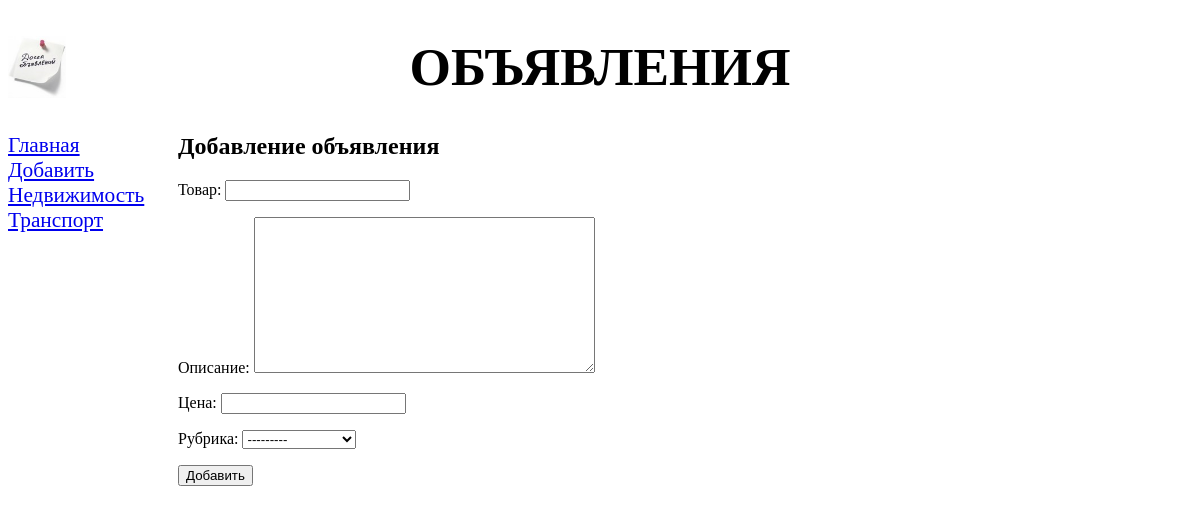
Before: /bboard/add/ with the older database file.
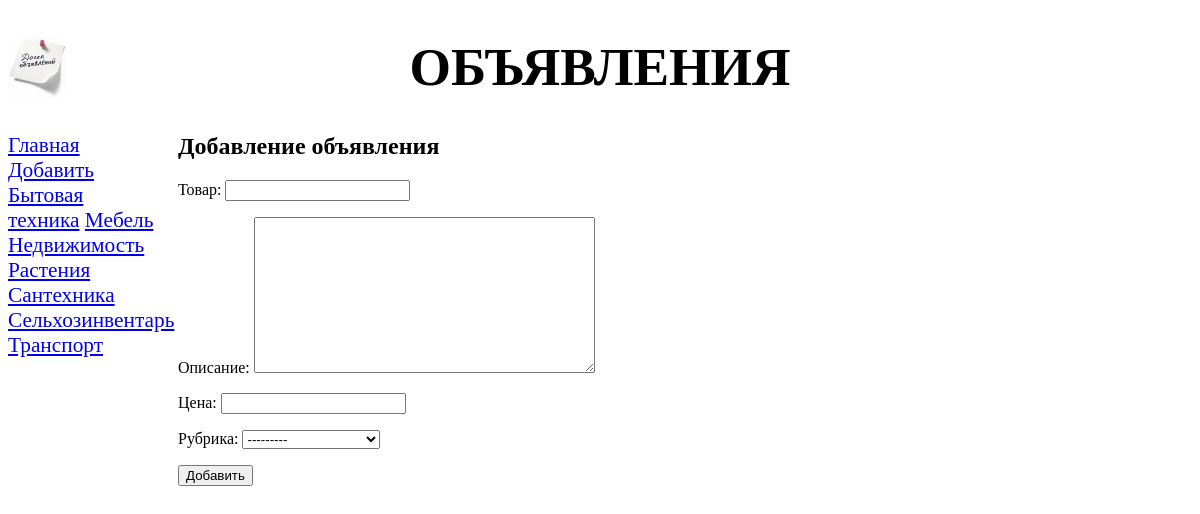
After: the same page with the newer database file.
### bboard/models.py (models this page shows)
class Rubric(models.Model):
    name = models.CharField(max_length=20, db_index=True,
                            verbose_name='Название')
    def __str__(self):
        return self.name
    def get_absolute_url(self):
        return "/bboard/%s" % self.pk
    class Meta:
        verbose_name_plural = 'Рубрики'
        verbose_name = 'Рубрика'
        ordering = ['name']

### bboard/views.py (the view)
# urls.py: path('add/', BbCreateView.as_view(), name='add'),
class BbCreateView(CreateView):
    template_name = 'bboard/create.html'
    form_class = BbForm
    success_url = reverse_lazy('index')
    def get_context_data(self, **kwargs):
        context = super().get_context_data(**kwargs)
        context['rubrics'] = Rubric.objects.all()
        return context

### bboard/forms.py
class BbForm(ModelForm):
	class Meta:
		model = Bb
		fields = ('title', 'content', 'price', 'rubric')

### bboard/templates/bboard/create.html (shortened to what this page needs)
{% extends "layout/basic.html" %}
        {% block content %}
        <h2>Добавление объявления</h2>
        <form method="post">
                {{ form.as_p }}
            <input type="submit" value="Добавить">
        </form>
        {% endblock %}

### bboard/templates/layout/basic.html (shortened to what this page needs)
{% load static %}
<!DOCTYPE html>
<html>
    <head>
        <link rel="stylesheet" type="text/css" href="{% static 'bboard/style.css' %}">
    </head>
    <body>
        <header>
            <h1>Объявления</h1>
        </header>
        <nav>
            <a href="{% url 'index' %}">Главная</a>
            <a href="{% url 'add' %}">Добавить</a>
            {% for rubric in rubrics %}
            <a href="{{ rubric.get_absolute_url }}">{{ rubric.name }}</a>
            {% endfor %}
        </nav>
        <section>
            {% block content %}
            {% endblock %}
        </section>
    </body>
</html>

Changed rows visible on the page:
added Rubric: name "Бытовая техника"
added Rubric: name "Мебель"
added Rubric: name "Растения"
added Rubric: name "Сантехника"
added Rubric: name "Сельхозинвентарь"
